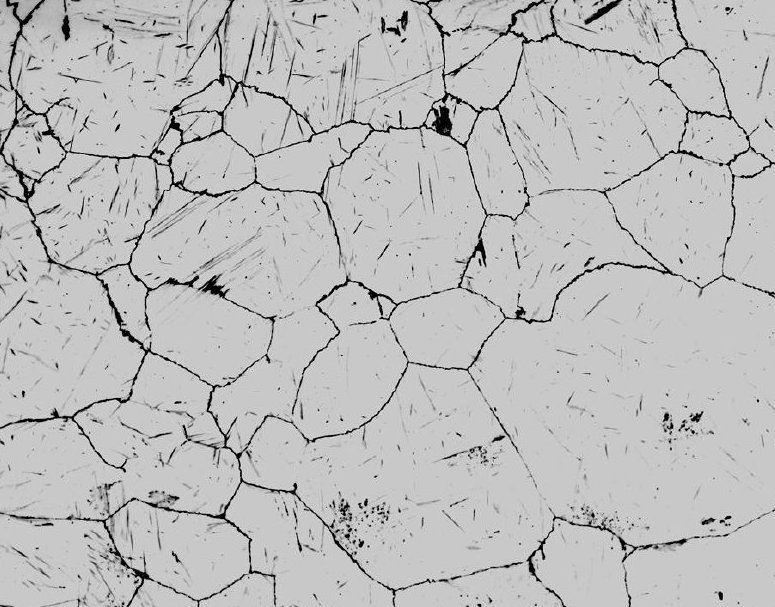
#> input picture Images/grains/grains.jpg, 775 x 607 px; its folder holds only this picture in this run
$ python lecture34b.py
#> lines starting #> are read from the running program, lines starting #| are printed output that depends on the picture; after the words box and inside, x2 and y2 are one past the last pixel; in counts of white or black regions, pixels touching at a corner belong together
#> further down, img1 is the input picture: shape (607, 775, 3); min 0, max 254, mean 189.1


"""
https://opencv-python-tutroals.readthedocs.io/en/latest/py_tutorials/py_imgproc/py_watershed/py_watershed.html

This code performs grain size distribution analysis and dumps results into a csv file.
It uses watershed segmentation for better segmentation.
Compare results to regular segmentation.
For multiple files.
Better than for loops, just put all code into a function and
apply the function to multiple images.
"""

import cv2
import numpy as np
from matplotlib import pyplot as plt
from scipy import ndimage
from skimage import measure, color, io


def grain_segmentation(img):

#Threshold image to binary using OTSU. ALl thresholded pixels will be set to 255
    ret1, thresh = cv2.threshold(img, 0, 255, cv2.THRESH_BINARY+cv2.THRESH_OTSU)
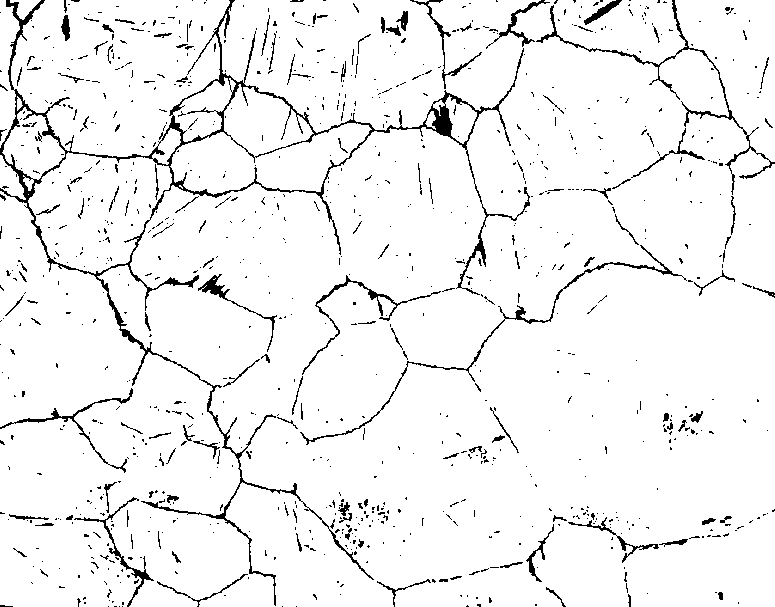
#> thresh: shape (607, 775); 94.7% white; black in thin lines or dots
#> ret1 = 123

# Morphological operations to remove small noise - opening
#To remove holes we can use closing
    kernel = np.ones((3,3),np.uint8)
    opening = cv2.morphologyEx(thresh,cv2.MORPH_OPEN,kernel, iterations = 1)
#> opening: shape (607, 775); 94.3% white; 790 black regions (677 under 20 px), largest, box (x1, y1, x2, y2) and area: (0, 0, 775, 607) 14240, (300, 245, 693, 445) 1226, (66, 497, 154, 607) 694


#Now we know that the regions at the center of cells is for sure cells
#The region far away is background.
#We need to extract sure regions. For that we can use erode.
#But we have cells touching, so erode alone will not work.
#To separate touching objects, the best approach would be distance transform and then thresholding.

# let us start by identifying sure background area
# dilating pixes a few times increases cell boundary to background.
# This way whatever is remaining for sure will be background.
#The area in between sure background and foreground is our ambiguous area.
#Watershed should find this area for us.
    sure_bg = cv2.dilate(opening,kernel,iterations=2)
#> sure_bg: shape (607, 775); 99.8% white; 73 black regions (67 under 20 px), largest, box (x1, y1, x2, y2) and area: (434, 108, 450, 134) 250, (204, 279, 220, 293) 90, (135, 572, 147, 579) 39, (64, 21, 68, 36) 34, (341, 507, 347, 512) 25, (403, 13, 406, 26) 21


# Finding sure foreground area using distance transform and thresholding
#intensities of the points inside the foreground regions are changed to
#distance their respective distances from the closest 0 value (boundary).
#https://www.tutorialspoint.com/opencv/opencv_distance_transformation.htm
    dist_transform = cv2.distanceTransform(opening,cv2.DIST_L2,3)
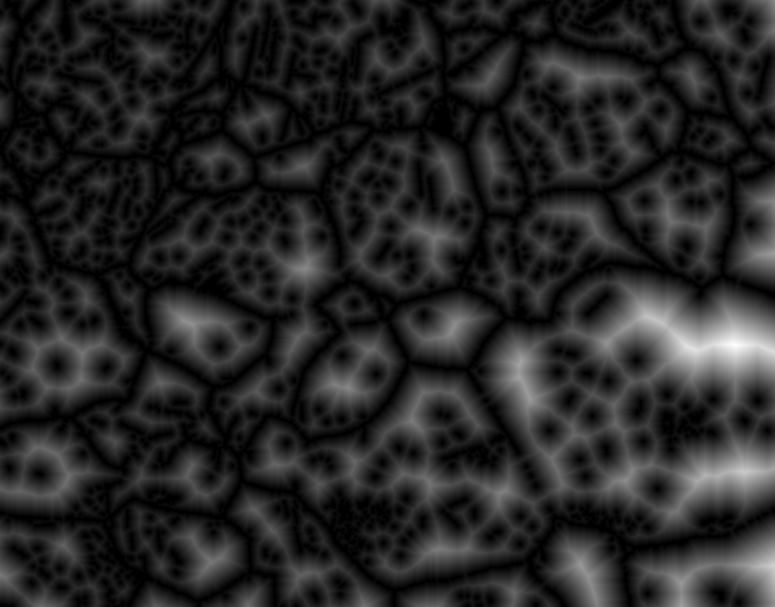
#> dist_transform: shape (607, 775) float32; min 0, max 60.68, mean 9.3; drawn with min black and max white


#Let us threshold the dist transform by starting at 1/2 its max value.
#print(dist_transform.max()) gives about 21.9
    ret2, sure_fg = cv2.threshold(dist_transform,0.2*dist_transform.max(),255,0)
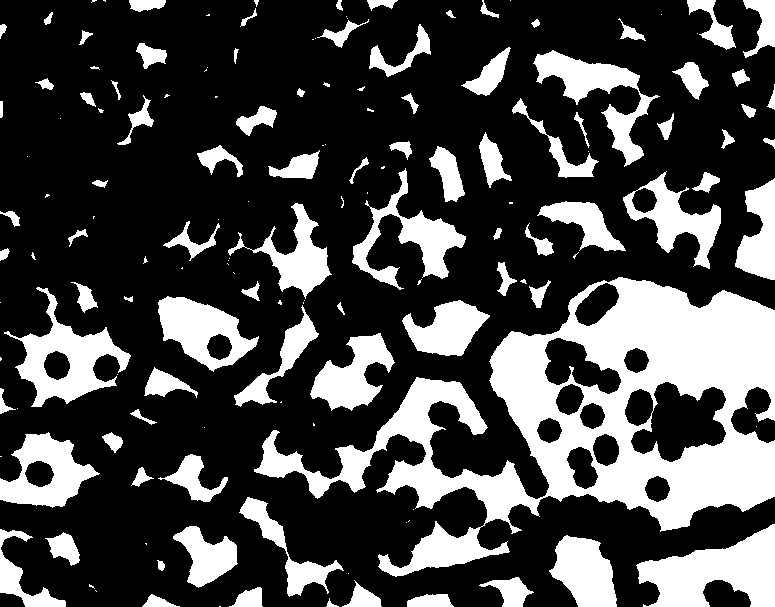
#> sure_fg: shape (607, 775) float32; 27.8% white; 150 white regions (60 under 20 px), largest, box (x1, y1, x2, y2) and area: (254, 277, 775, 577) 53216, (636, 524, 775, 607) 6648, (4, 287, 131, 407) 5158
#> ret2 = 12.14

#0.2* max value seems to separate the cells well.
#High value like 0.5 will not recognize some grain boundaries.

# Unknown ambiguous region is nothing but bkground - foreground
    sure_fg = np.uint8(sure_fg)
    unknown = cv2.subtract(sure_bg,sure_fg)
#> unknown: shape (607, 775); 72% white; 223 black regions (127 under 20 px)

#Now we create a marker and label the regions inside.
# For sure regions, both foreground and background will be labeled with positive numbers.
# Unknown regions will be labeled 0.
#For markers let us use ConnectedComponents.
    ret3, markers = cv2.connectedComponents(sure_fg)
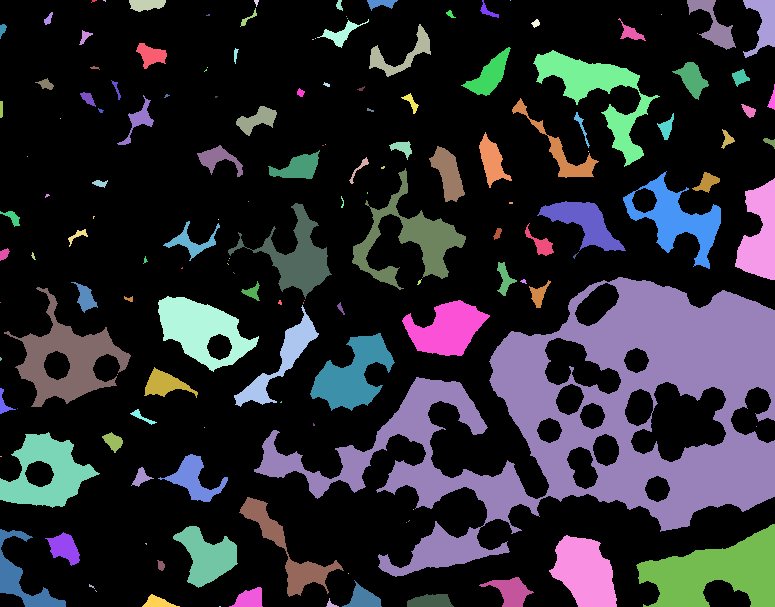
#> markers: shape (607, 775) int32; 151 distinct labels, from 0 to 150; one colour per label, 0 black
#> ret3 = 151

#One problem rightnow is that the entire background pixels is given value 0.
#This means watershed considers this region as unknown.
#So let us add 1 to all labels so that sure background is not 0, but 1
    markers = markers+10
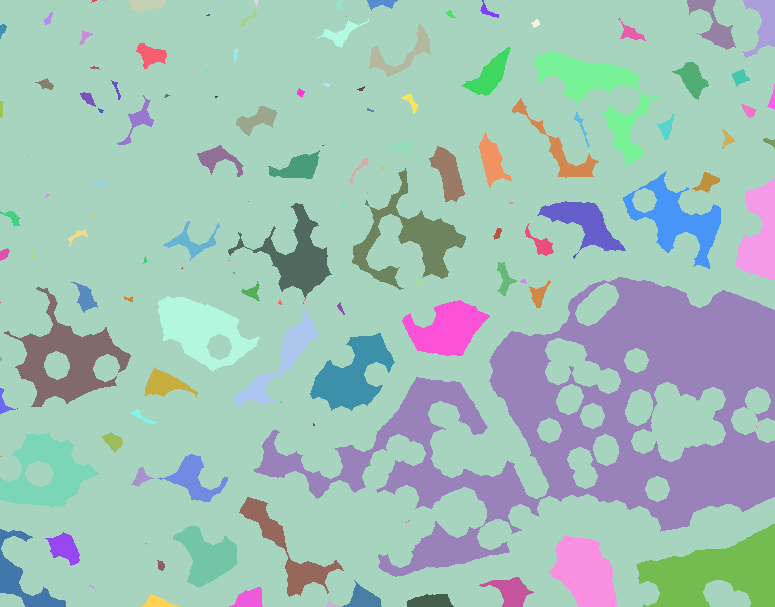
#> markers: shape (607, 775) int32; 151 distinct labels, from 10 to 160; one colour per label, 0 black

# Now, mark the region of unknown with zero
    markers[unknown==255] = 0
#> markers: shape (607, 775) int32; 152 distinct labels, from 0 to 160
#plt.imshow(markers)   #Look at the 3 distinct regions.

#Now we are ready for watershed filling.
    markers = cv2.watershed(img1,markers)
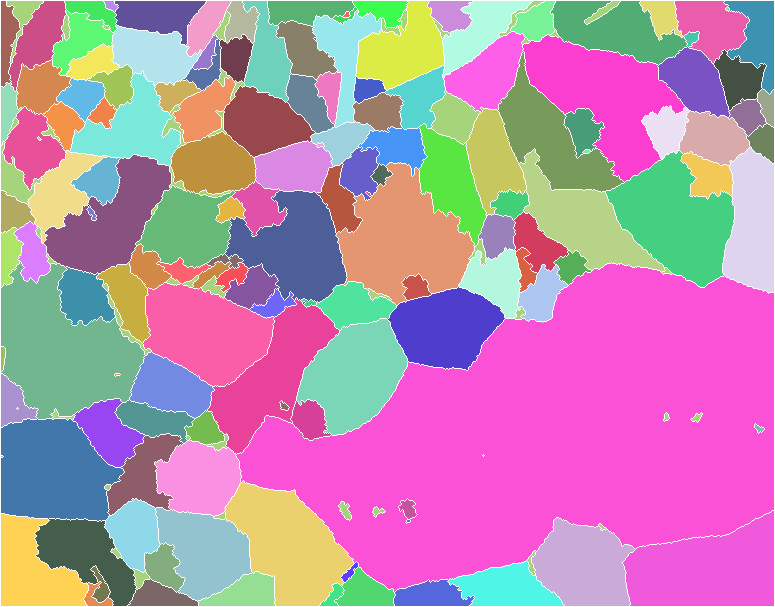
#> markers: shape (607, 775) int32; 150 distinct labels, from -1 to 159; one colour per label, 0 black, -1 white
#The boundary region will be marked -1
#https://docs.opencv.org/3.3.1/d7/d1b/group__imgproc__misc.html#ga3267243e4d3f95165d55a618c65ac6e1

#Let us color boundaries in yellow.
    img1[markers == -1] = [0,255,255]
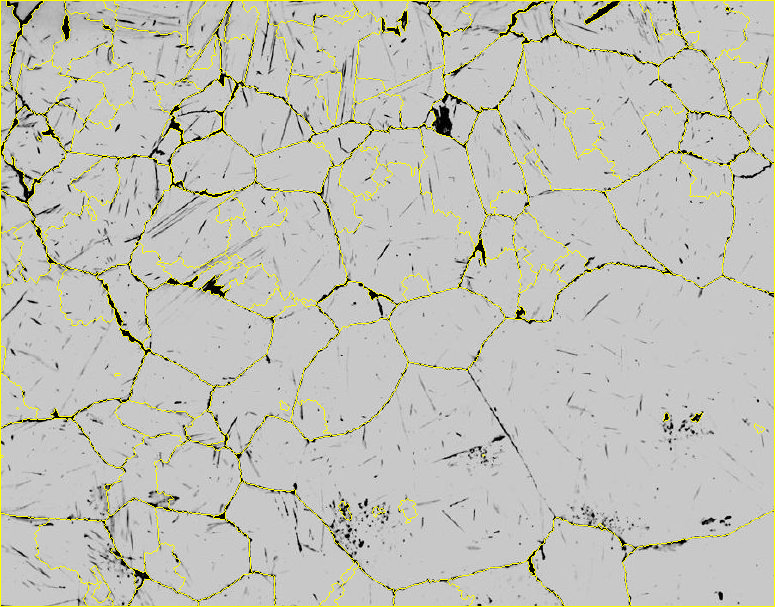
#> img1: shape (607, 775, 3); 3.63% of pixels changed, all inside (x1, y1, x2, y2) = (0, 0, 775, 607)

# [8 lines of commented-out code are left out]
    regions = measure.regionprops(markers, intensity_image=img)
#> regions = 148 regions; largest, box (x1, y1, x2, y2) and area: (236, 263, 774, 592) 105714, (1, 262, 145, 419) 13433, (336, 163, 474, 305) 11196, (523, 35, 685, 182) 11123, (623, 511, 774, 606) 10294
    return regions


#############################################################################
#Main program
pixels_to_um = 0.5 # 1 pixel = 500 nm (got this from the metadata of original image)

propList = ['Area',
            'equivalent_diameter', #Added... verify if it works
            'orientation', #Added, verify if it works. Angle btwn x-axis and major axis.
            'MajorAxisLength',
            'MinorAxisLength',
            'Perimeter',
            'MinIntensity',
            'MeanIntensity',
            'MaxIntensity']

output_file = open('images/grains/image_measurements2.csv', 'w')
output_file.write('FileName' + "," + 'Grain #'+ "," + "," + ",".join(propList) + '\n')


import glob

path = "images/grains/*.jpg"
for file in glob.glob(path):
    print(file)     #just stop here to see all file names printed
    img1= cv2.imread(file)

    img = cv2.cvtColor(img1,cv2.COLOR_BGR2GRAY)

#Call the grain segmentation function.
    regions = grain_segmentation(img)

    grain_number = 1
    for region_props in regions:
        output_file.write(file+",")
        output_file.write(str(grain_number) + ',')
    #output cluster properties to the excel file
 #       output_file.write(str(region_props['Label']))
        for i,prop in enumerate(propList):
            if(prop == 'Area'):
                to_print = region_props[prop]*pixels_to_um**2   #Convert pixel square to um square
            elif(prop == 'orientation'):
                to_print = region_props[prop]*57.2958  #Convert to degrees from radians
            elif(prop.find('Intensity') < 0):          # Any prop without Intensity in its name
                to_print = region_props[prop]*pixels_to_um
            else:
                to_print = region_props[prop]     #Reamining props, basically the ones with Intensity in its name
            output_file.write(',' + str(to_print))
        output_file.write('\n')
        grain_number += 1
#> this loop made 148 passes
#> after the loop, grain_number = 149

output_file.close()   #Closes the file, otherwise it would be read only.

$ run again, on Images/grains/grains1.jpg
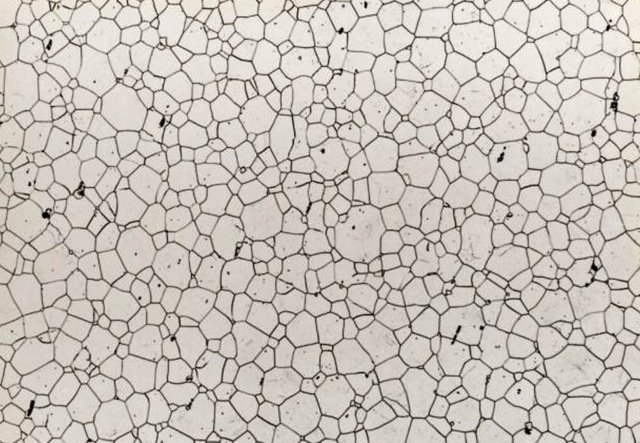
#> input picture Images/grains/grains1.jpg, 640 x 443 px
#> img1 is the input picture: shape (443, 640, 3); mean B, G, R 186.5, 194, 200.4
#> in grain_segmentation, `ret1, thresh = cv2.threshold(img, 0, 255, cv2.THRESH_BINARY+cv2.THRESH..`:
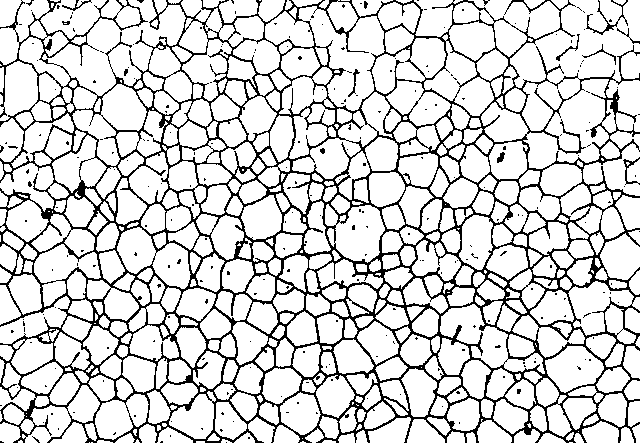
#> thresh: shape (443, 640); 83% white; black in thin lines or dots
#> ret1 = 165
#> opening: shape (443, 640); 82% white; black in thin lines or dots
#> sure_bg: shape (443, 640); 99.8% white; black in thin lines or dots
#> ret2 = 3.99
#> unknown: shape (443, 640); 66.1% white; 670 black regions (212 under 20 px)
#> ret3 = 579
#> in grain_segmentation, `img1[markers == -1] = [0,255,255]`:
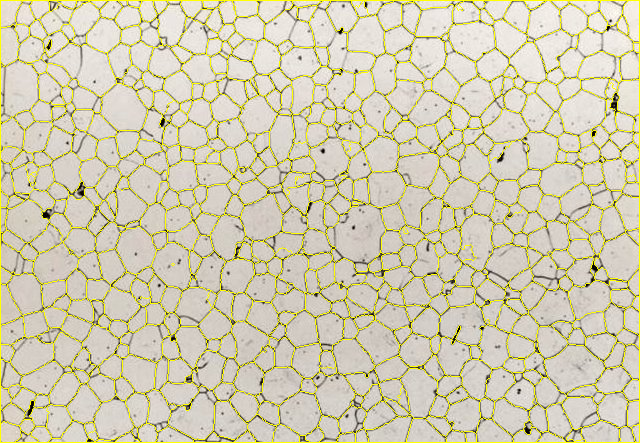
#> img1: shape (443, 640, 3); 8.43% of pixels changed, all inside (x1, y1, x2, y2) = (0, 0, 640, 443)
#> in grain_segmentation, `regions = measure.regionprops(markers, intensity_image=img)`: regions = 577 regions; largest, box (x1, y1, x2, y2) and area: (11, 1, 630, 442) 3105, (326, 202, 386, 271) 2664, (42, 43, 116, 96) 2033, (544, 344, 605, 395) 1902, (310, 1, 375, 74) 1896
#> after the loop `for region_props in regions:`: grain_number = 578

$ run again, on Images/grains/grains2.jpg
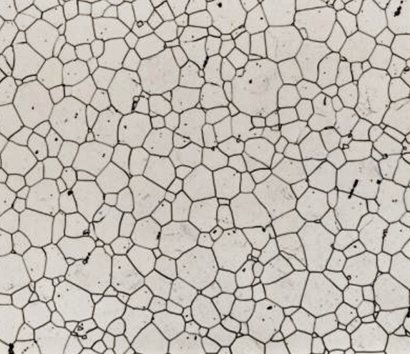
#> input picture Images/grains/grains2.jpg, 410 x 354 px
#> img1 is the input picture: shape (354, 410, 3); mean B, G, R 179.7, 187.2, 193.5
#> in grain_segmentation, `ret1, thresh = cv2.threshold(img, 0, 255, cv2.THRESH_BINARY+cv2.THRESH..`:
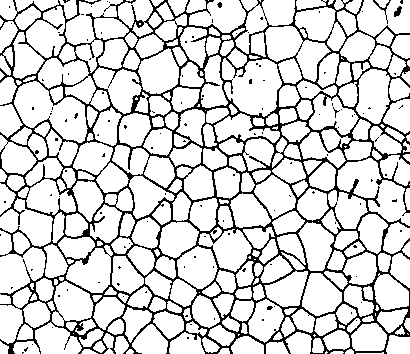
#> thresh: shape (354, 410); 83% white; black in thin lines or dots
#> ret1 = 157
#> opening: shape (354, 410); 82% white; black in thin lines or dots
#> sure_bg: shape (354, 410); 99.8% white; black in thin lines or dots
#> ret2 = 3.77
#> unknown: shape (354, 410); 62.5% white; 346 black regions (105 under 20 px)
#> ret3 = 297
#> in grain_segmentation, `img1[markers == -1] = [0,255,255]`:
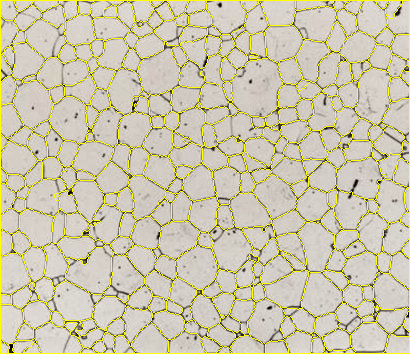
#> img1: shape (354, 410, 3); 8.58% of pixels changed, all inside (x1, y1, x2, y2) = (0, 0, 410, 354)
#> in grain_segmentation, `regions = measure.regionprops(markers, intensity_image=img)`: regions = 293 regions; largest, box (x1, y1, x2, y2) and area: (230, 58, 283, 117) 2302, (9, 21, 409, 353) 1592, (65, 244, 113, 294) 1512, (355, 68, 391, 125) 1485, (137, 42, 180, 95) 1438
#> after the loop `for region_props in regions:`: grain_number = 294

$ run again, on Images/grains/grains3.jpg
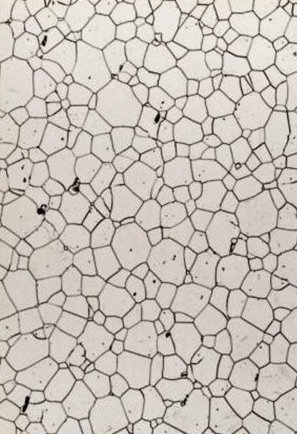
#> input picture Images/grains/grains3.jpg, 297 x 434 px
#> img1 is the input picture: shape (434, 297, 3); mean B, G, R 185.6, 193.5, 200.2
#> thresh: shape (434, 297); 83% white; black in thin lines or dots
#> ret1 = 165
#> opening: shape (434, 297); 81.9% white; black in thin lines or dots
#> sure_bg: shape (434, 297); 99.8% white; black in thin lines or dots
#> ret2 = 4.16
#> unknown: shape (434, 297); 68.7% white; 323 black regions (112 under 20 px)
#> ret3 = 277
#> in grain_segmentation, `img1[markers == -1] = [0,255,255]`:
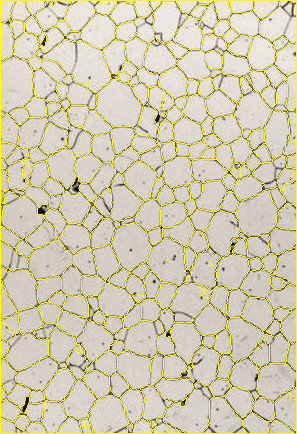
#> img1: shape (434, 297, 3); 8.8% of pixels changed, all inside (x1, y1, x2, y2) = (0, 0, 297, 434)
#> in grain_segmentation, `regions = measure.regionprops(markers, intensity_image=img)`: regions = 275 regions; largest, box (x1, y1, x2, y2) and area: (37, 39, 112, 92) 2021, (95, 80, 143, 128) 1615, (1, 1, 296, 433) 1564, (1, 55, 35, 117) 1531, (163, 382, 213, 433) 1491
#> after the loop `for region_props in regions:`: grain_number = 276
